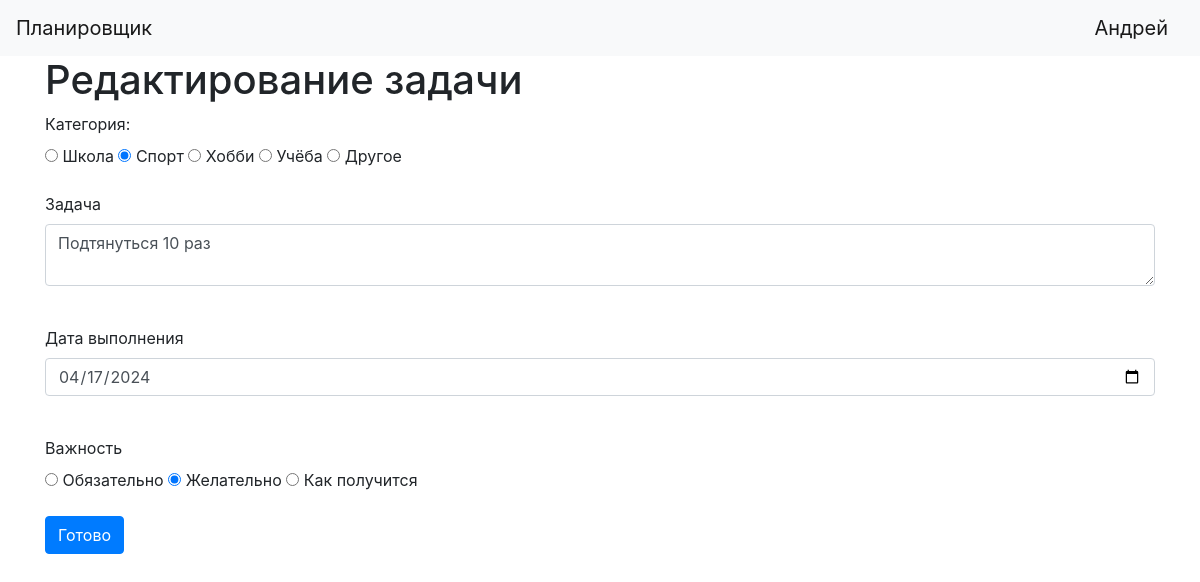
The app's page /tasks/1/2 (signed in) with its own data.
### data/users.py (models this page shows, shortened)
class User(SqlAlchemyBase, UserMixin):
    __tablename__ = 'users'
    id = sqlalchemy.Column(sqlalchemy.Integer,
                           primary_key=True, autoincrement=True)
    name = sqlalchemy.Column(sqlalchemy.String, nullable=True)
    about = sqlalchemy.Column(sqlalchemy.String, nullable=True)
    email = sqlalchemy.Column(sqlalchemy.String,
                              index=True, unique=True, nullable=True)
    hashed_password = sqlalchemy.Column(sqlalchemy.String, nullable=True)
    created_date = sqlalchemy.Column(sqlalchemy.DateTime,
                                     default=datetime.datetime.now)
    tasks = orm.relationship("Tasks", back_populates='user', lazy='subquery')
    categories = orm.relationship("Category", back_populates='user', lazy='subquery')

### data/category.py (models this page shows)
class Category(SqlAlchemyBase):
    __tablename__ = 'category'
    id = sqlalchemy.Column(sqlalchemy.Integer, primary_key=True,
                           autoincrement=True)
    name = sqlalchemy.Column(sqlalchemy.String)
    user_id = sqlalchemy.Column(sqlalchemy.Integer,sqlalchemy.ForeignKey("users.id"))
    user = orm.relationship('User', lazy='subquery')

### data/tasks.py (models this page shows)
class Tasks(SqlAlchemyBase):
    __tablename__ = 'tasks'
    id = sqlalchemy.Column(sqlalchemy.Integer,
                           primary_key=True, autoincrement=True)
    task = sqlalchemy.Column(sqlalchemy.String)
    created_date = sqlalchemy.Column(sqlalchemy.DateTime,
                                     default=datetime.datetime.now)
    category_id = sqlalchemy.Column(sqlalchemy.Integer)
    date = sqlalchemy.Column(sqlalchemy.DateTime)
    importance = sqlalchemy.Column(sqlalchemy.Integer)
    is_complete = sqlalchemy.Column(sqlalchemy.Boolean, default=False)
    user_id = sqlalchemy.Column(sqlalchemy.Integer,
                                sqlalchemy.ForeignKey("users.id"))
    user = orm.relationship('User', lazy='subquery')
    categories = orm.relationship("Category",
                                  secondary="association",
                                  backref="tasks", lazy='subquery')

### server.py (the view, shortened to what this page needs)
@app.route('/tasks/<int:id>/<int:category_id>', methods=['GET', 'POST'])
@login_required
def edit_tasks(id, category_id):
    form = TasksForm()
    db_sess = db_session.create_session()
    lst = db_sess.query(Category).filter(Category.user_id == current_user.id)
    lst2 = []
    for i in lst:
        lst2.append(i.name)
    form.category.choices = lst2
    if request.method == "GET":
        tasks = db_sess.query(Tasks).filter(Tasks.id == id,
                                            Tasks.user == current_user
                                            ).first()
        if tasks:
            form.task.data = tasks.task
            form.date.data = tasks.date
            form.category.data = db_sess.query(Category).filter(Category.id == tasks.category_id).first().name
            form.importance.data = tasks.importance
        else:
            abort(404)
    return render_template('tasks.html',
                           title='Редактирование задачи',
                           form=form
                           )

### forms/task.py
class TasksForm(FlaskForm):
    task = TextAreaField("Задача", validators=[DataRequired()])
    date = DateField("Дата выполнения")
    category = RadioField("Категория")
    importance = RadioField("Важность", choices=['Обязательно', 'Желательно', 'Как получится'])
    submit = SubmitField('Готово')

### data/db_session.py (called while the page is built)
def create_session() -> Session:
    global __factory
    return __factory()

### server.py (called while the page is built)
@login_manager.user_loader
def load_user(user_id):
    db_sess = db_session.create_session()
    return db_sess.query(User).get(user_id)

### templates/tasks.html (shortened to what this page needs)
{% extends "base.html" %}
{% block content %}
<h1>{{title}}</h1>
<form action="" method="post">
    <p>
        {{ form.category.label }}:<br>
        {% for subfield in form.category %}
        <tr>
            <td>{{ subfield }}</td>
            <td>{{ subfield.label }}</td>
        </tr>
        {% endfor %}
    </p>
    <p>
        {{ form.task.label }}<br>
        {{ form.task(class="form-control") }}<br>
    </p>
    <p>
        {{ form.date.label }}<br>
        {{ form.date(class="form-control") }}<br>
    </p>
    <p>
        {{ form.importance.label }}<br>
        {% for subfield in form.importance %}
        <tr>
            <td>{{ subfield }}</td>
            <td>{{ subfield.label }}</td>
        </tr>
        {% endfor %}
    </p>
    <p>{{ form.submit(type="submit", class="btn btn-primary") }}</p>
</form>
{% endblock %}

### templates/base.html (shortened to what this page needs)
<!doctype html>
<html lang="en">
<head>
    <link rel="stylesheet"
          href="https://stackpath.bootstrapcdn.com/bootstrap/4.4.1/css/bootstrap.min.css"
>
</head>
<body>
<header>
    <nav class="navbar navbar-light bg-light">
        <a class="navbar-brand" href="#">Планировщик</a>
        {% if current_user.is_authenticated %}
        <a class="navbar-brand" href="/logout">{{ current_user.name }}</a>
        {% else %}
        <p>
            <a class="btn btn-primary " href="/register">Зарегистрироваться</a>
            <a class="btn btn-success" href="/login">Войти</a>
        </p>
        {% endif %}
    </nav>
</header>
<main role="main" class="container">
    {% block content %}{% endblock %}
</main>
</body>
</html>

### records on screen
User: name "Андрей"
Category: label "Школа"
Category: label "Спорт"
Category: label "Хобби"
Category: label "Учёба"
Category: label "Другое"
Tasks: task "Подтянуться 10 раз", date "04/17/2024"

### other values on screen
{{ title }} "Редактирование задачи"
{{ subfield.label }} "Обязательно" "Желательно" "Как получится"
